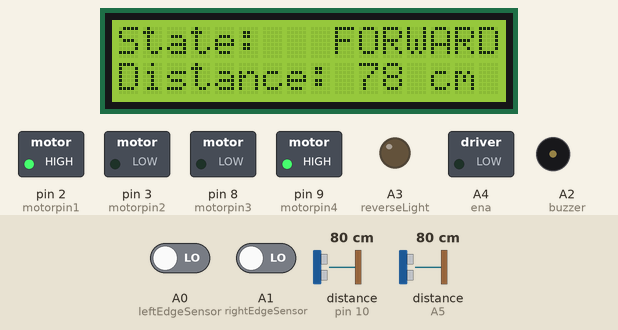
Simulated run of this sketch. Board: Arduino Uno, built with avr-gcc and run on an emulated ATmega328P. On the bench: 16×2 character LCD, switched loads named in the sketch (green lamp = pin HIGH), output pins drawn as LEDs (lit = HIGH), buzzer (waves = sounding, pin HIGH). Wiring (inferred from the names in the program): ultrasonic range finder: trigger pin 6; echo pin 10. The inputs (shaded band) are chosen by the test bench; at power-on: distance to the obstacle (sensors on pin 10, A5) 80 cm, A0 (leftEdgeSensor) LOW, A1 (rightEdgeSensor) LOW. The echo pulse lasts 58.3 µs per cm; pins used as bus, display or sensor lines are not drawn.

Above: at 1.2 s.
1.3 s: distance to the obstacle (sensor on pin 10) set to 8 cm
At 2.1 s:
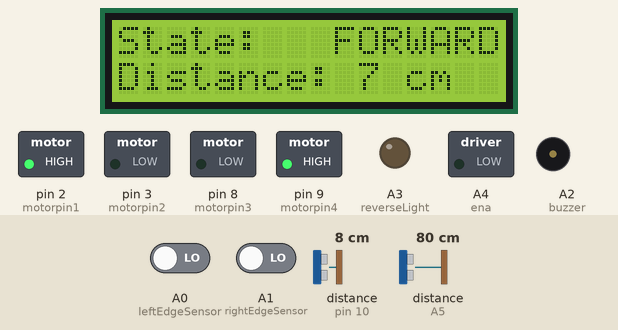
2.8 s: distance to the obstacle (sensor on pin 10) set to 5 cm
At 3.8 s:
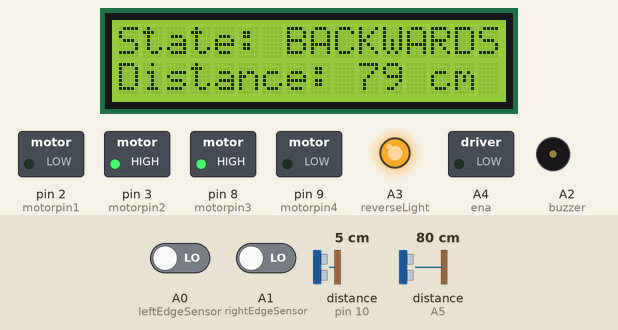
Timing chart, 0 to 5.8 s (numbered marks = the images above; inputs shaded):
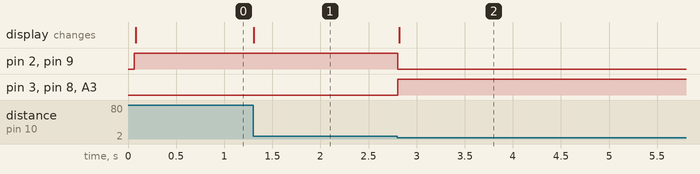

Measured:
- the behaviour switches between 7 and 6 cm on distance to the obstacle (sensor on pin 10) (found by bisection; images 1 and 2)
- after the input at 1.3 s, the display: changes at once (image 1)
- after the input at 2.8 s, pin 2 (motorpin1), pin 9 (motorpin4): HIGH → LOW at once; pin 3 (motorpin2), pin 8 (motorpin3), A3 (reverseLight): LOW → HIGH at once; the display: changes at once (image 2)

The sketch:

ArduinoCar.ino
```cpp
//sudo chmod a+rw /dev/ttyUSB0 za permsije pristupa ako ne radi kako treba
//OUT 1 minus
//OUT 2 plus
// kontrola brzine https://www.youtube.com/watch?v=tsntmgA65Qw
#define motorpin1 2
#define motorpin2 3
#define motorpin3 8
#define motorpin4 9
#define ena A4
#define RS 12
#define EN 11
#define D4 4
#define D5 5
#define D6 13
#define D7 7
#define reverseLight A3
#define buzzer A2
#define frontTrigger 6
#define frontEcho 10
#define echoPin A5
#define trigPin A4
#define leftEdgeSensor A0
#define rightEdgeSensor A1
#include <LiquidCrystal.h>

enum DIRECTION {FORWARD, BACKWARDS};

typedef struct {
  DIRECTION dir  ;

} TYPE_STATE;

unsigned long previousMillis = 0;
unsigned long currentMillis;
const long interval = 100;
const long slowBeepInterval = 500;
const long mediumBeepInterval = 300;
const long panickBeepInterval = 150;
int backDistance = 0;
int frontDistance = 0;
int fwDist = 0;
long duration;
TYPE_STATE state;
int sensorState;

void moveForward();
void moveBackwards();
void turnLeft();
void turnRight();
void beeP();

LiquidCrystal lcd(RS,EN,D4,D5,D6,D7);


void setup() {

  pinMode(motorpin1, OUTPUT);
  pinMode(motorpin2, OUTPUT);
  pinMode(motorpin3, OUTPUT);
  pinMode(motorpin4, OUTPUT);
  pinMode(ena, OUTPUT);
  pinMode(A3, OUTPUT);
  pinMode(A2, OUTPUT);
  pinMode(trigPin, OUTPUT);
  pinMode(echoPin, INPUT);
  pinMode(frontTrigger, OUTPUT);
  pinMode(frontEcho, INPUT);
  pinMode(leftEdgeSensor, INPUT);
  pinMode(rightEdgeSensor, INPUT);


  lcd.begin(16,2);
  Serial.begin(9600);

  lcd.print(" check engine! ");


}

void loop() {

  moveForward();


}

void moveForward() {
  state.dir = FORWARD;
  lcd.setCursor(0,0);
  lcd.print("State:   FORWARD");

  digitalWrite(reverseLight, LOW);

  digitalWrite(motorpin1, HIGH);
  digitalWrite(motorpin2, LOW);
  digitalWrite(motorpin3, LOW);
  digitalWrite(motorpin4, HIGH);

  fwdSensor();
  moveBackwards(); // ne moze vise napred mora nazad
}

void moveBackwards() {
  state.dir = BACKWARDS;
  lcd.setCursor(0,0);
  lcd.print("State: BACKWARDS");

  digitalWrite(motorpin1, LOW);
  digitalWrite(motorpin2, HIGH);
  digitalWrite(motorpin3, HIGH);
  digitalWrite(motorpin4, LOW);

  parkingSensor();
  moveForward(); // ne moze vise nazad
}

void turnRight() {


  while(digitalRead(rightEdgeSensor) == HIGH){

      digitalWrite(motorpin1, HIGH);
      digitalWrite(motorpin3, LOW);
      digitalWrite(motorpin2, HIGH);
      digitalWrite(motorpin4, LOW);

      //dodati da ne blokira echo senzor
  }
  moveForward();
}

void turnLeft() {
 while(digitalRead(leftEdgeSensor) == HIGH){

      digitalWrite(motorpin1, LOW);
      digitalWrite(motorpin3, HIGH);
      digitalWrite(motorpin2, LOW);
      digitalWrite(motorpin4, HIGH);

      //dodati da ne blokira echo senzor

  }
  moveForward();
}

void beeP(int dist){

   if(dist >= 12 && dist <= 15){
      currentMillis = millis();

      if (currentMillis - previousMillis >= slowBeepInterval) {
        previousMillis = currentMillis;
        tone(buzzer, 1000);
        delay(10);
        noTone(buzzer);

      }
   }else if(dist < 12 && dist >= 8){
      currentMillis = millis();

      if (currentMillis - previousMillis >= mediumBeepInterval) {
        previousMillis = currentMillis;
        tone(buzzer, 1250);
        delay(10);
        noTone(buzzer);
      }
   }else if(dist <= 7){
      currentMillis = millis();

      if (currentMillis - previousMillis >= panickBeepInterval) {
        previousMillis = currentMillis;
        tone(buzzer, 1500);
        delay(10);
        noTone(buzzer);

      }
   }

}

void parkingSensor() {
  // merenje prvi put ako je preblizu zida nece upasti u while vec ce odmah iskociti
  digitalWrite(trigPin, LOW); //vrati na default
  delayMicroseconds(2);
  digitalWrite(trigPin, HIGH); //aktivira trigger na 10 microseconds
  delayMicroseconds(10);
  digitalWrite(trigPin, LOW); //ugasi trigger

  duration = pulseIn(echoPin, HIGH); //cita talase sa echo pina i vraca vreme trajanja zvucnog talasa u mikrosekundama
  backDistance = duration * 0.034 / 2; // brzina zvuka podeljena sa 2 (tamo i nazad)


  while (backDistance > 4) {

    beeP(backDistance);
    digitalWrite(reverseLight, HIGH);
    currentMillis = millis();

    digitalWrite(trigPin, LOW);
    delayMicroseconds(2);
    digitalWrite(trigPin, HIGH);
    delayMicroseconds(10);
    digitalWrite(trigPin, LOW);

    duration = pulseIn(echoPin, HIGH);
    backDistance = duration * 0.034 / 2;
    lcd.setCursor(0,1);
    lcd.print("Distance: ");
    lcd.print(backDistance);
    lcd.println(" cm");


  }
}


void fwdSensor() {
  // merenje prvi put ako je preblizu zida nece upasti u while vec ce odmah iskociti
  digitalWrite(frontTrigger, LOW); //vrati na default
  delayMicroseconds(2);
  digitalWrite(frontTrigger, HIGH); //aktivira trigger na 10 microseconds
  delayMicroseconds(10);
  digitalWrite(frontTrigger, LOW); //ugasi trigger

  duration = pulseIn(frontEcho, HIGH); //cita talase sa echo pina i vraca vreme trajanja zvucnog talasa u mikrosekundama
  frontDistance = duration * 0.034 / 2; // brzina zvuka podeljena sa 2 (tamo i nazad)


  while (frontDistance > 5) {

    if(digitalRead(leftEdgeSensor) == HIGH){
      turnLeft();
    }else if(digitalRead(rightEdgeSensor) == HIGH){
      turnRight();
    }

    currentMillis = millis();

    digitalWrite(frontTrigger, LOW);
    delayMicroseconds(2);
    digitalWrite(frontTrigger, HIGH);
    delayMicroseconds(10);
    digitalWrite(frontTrigger, LOW);

    duration = pulseIn(frontEcho, HIGH);
    frontDistance = duration * 0.034 / 2;
    lcd.setCursor(0,1);
    lcd.print("Distance: ");
    lcd.print(frontDistance);
    lcd.println(" cm");


  }
}
```
